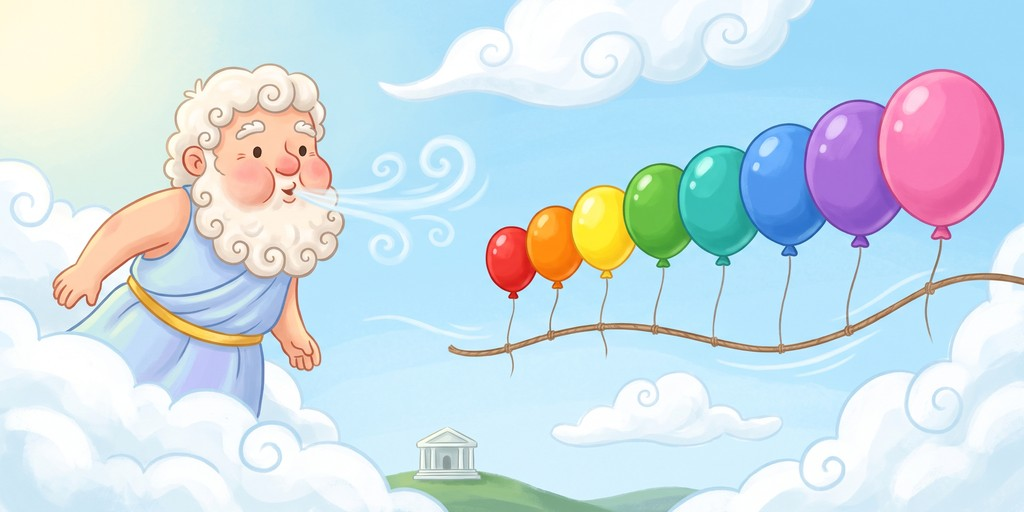
#> input picture assets/images/greek/game_aeolus_balloons.jpg, 1024 x 512 px
$ python -i prepare_art.py   (imports and definitions only)
#> lines starting #> are read from the running program, lines starting #| are printed output that depends on the picture; after the words box and inside, x2 and y2 are one past the last pixel; in counts of white or black regions, pixels touching at a corner belong together
#> further down, picture is the input picture: PIL image 1024x512 RGB; mean R, G, B 205.3, 222.3, 230.7
"""Turns generated pictures (see assets/prompts/IMAGE_PROMPTS.md) into the game's files.

    python tools/prepare_art.py KIND SOURCE TARGET [options]
    python tools/prepare_art.py erase FIXES ID

KIND:
  cover W H [ZOOM]   fill W x H: crop the middle to that shape (ZOOM > 1 crops tighter), resize. For
                     backgrounds and game cards. Saved as given (.jpg for opaque pictures).
  squash W H         resize to exactly W x H (for maps whose painted border must stay whole; only for
                     pictures already close to that shape).
  medallion N        a round emblem on a white background: the circle cut out with a clean round edge,
                     N x N, transparent PNG.
  cutout W H [holes] a character or object on a white background: the white around it made transparent
                     (only white reached from the edges, so white inside the picture stays), cropped,
                     centred in W x H with a small margin, transparent PNG. With "holes", white shut in
                     by the picture goes too (between the cords of a hanging basket, inside a ring):
                     only for pictures that have no white of their own.
  figure W H SCALE CX [CROP_Y|-] [FADE|-] [TOP|-] [GAPS]
                     a character on a white background, for a set of poses that must match: cut out as
                     for "cutout" (but the white is only followed in from the top and the sides, so a
                     figure that runs into the bottom edge keeps its white clothes), optionally cut off
                     below CROP_Y (e.g. a cloud it stands on), scaled by SCALE (chosen per pose so the
                     heads are the same size), the source column CX (the middle of the body) placed at
                     45% across W x H, and the figure standing on the bottom edge. FADE "x0,y0,x1,y1"
                     (source pixels): a box where pale, nearly white pixels fade out, for a soft glow
                     that is not quite white (e.g. around a thunderbolt in a hand). TOP: instead of
                     standing on the bottom edge, the top of the figure is TOP pixels below the top
                     edge and what does not fit is cut off at the bottom (for half figures cut off at
                     the bottom of their picture, whose heads must line up). GAPS "x,y;x,y" (source
                     pixels): white shut in by the figure that goes too, a point on each (between an
                     arm and the body; the whites of the eyes and the teeth stay). Transparent PNG.
  sheet SIZE NAMES   a sheet of many small pictures on a white background (TARGET is a folder): each
                     picture is found by the white space around it, cut out as for "cutout" and saved
                     as TARGET/<name>.png, SIZE x SIZE. NAMES: the names in reading order (the rows
                     from the top, each from the left), separated by commas; "-" skips a picture, and
                     a name ending in "+" also loses the white shut in by it (as "cutout … holes":
                     inside a basket's handle), only for pictures with no white of their own.
                     If the sheet does not have as many pictures as names, nothing is saved and the
                     pictures found are listed (with their boxes) to sort out by hand.
  erase FIXES ID     paints over what a generator added that the game does not want (names written on a
                     map, its own marker discs): the boxes listed under ID in the JSON file FIXES, as
                     fractions of the picture (x0, y0, x1, y1). In a "text" box only the lettering is
                     filled (what stands out from its surroundings), in a "disc" box everything; the
                     hole is filled from the paper or sea around it. the file named in FIXES is changed in place.

The white background is anything brighter than WHITE in every channel; the edge of the cut-out is
softened over a pixel or two so it shows no white fringe.
"""
import sys

import numpy as np
from PIL import Image
from scipy import ndimage

WHITE = 236  # brighter than this in every channel counts as the white background
MARGIN = 0.04  # room around a cut-out, as a share of the target size


# [15 lines left out: functions save, cover, not called in this run]


def background_mask(rgb, bottom=True, holes=False, gaps=()):
    """True where the picture is the white background joined to its edges (the bottom edge only if
    `bottom`), and the white around each of the points `gaps`; with `holes`, all of the white."""
#> called with bottom = True, holes = False, gaps = ()
    white = (rgb > WHITE).all(axis=2)
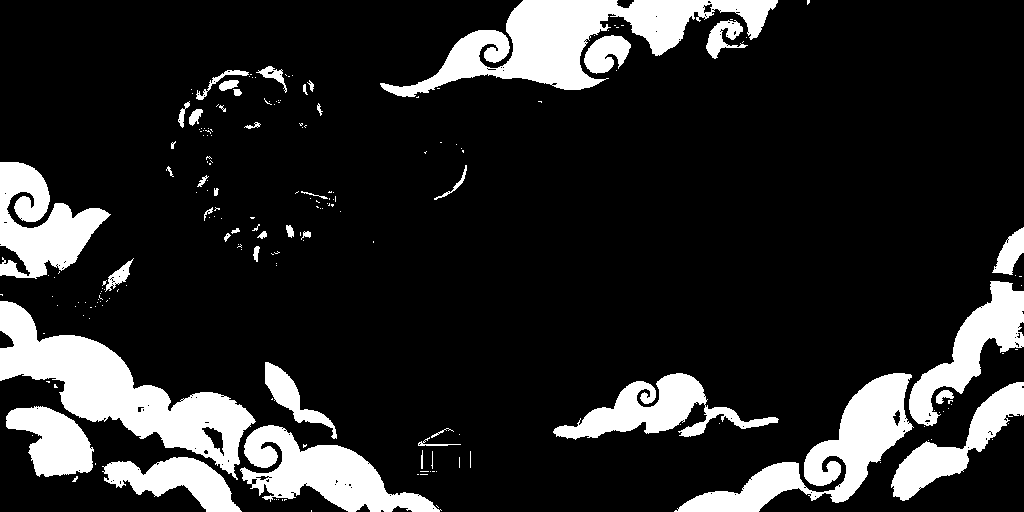
#> white: shape (512, 1024) bool; 16.2% white; 201 white regions (158 under 20 px), largest, box (x1, y1, x2, y2) and area: (0, 301, 256, 480) 14671, (380, 0, 778, 97) 14478, (674, 373, 914, 512) 9819
    if holes:
        return white
    labels, _ = ndimage.label(white)
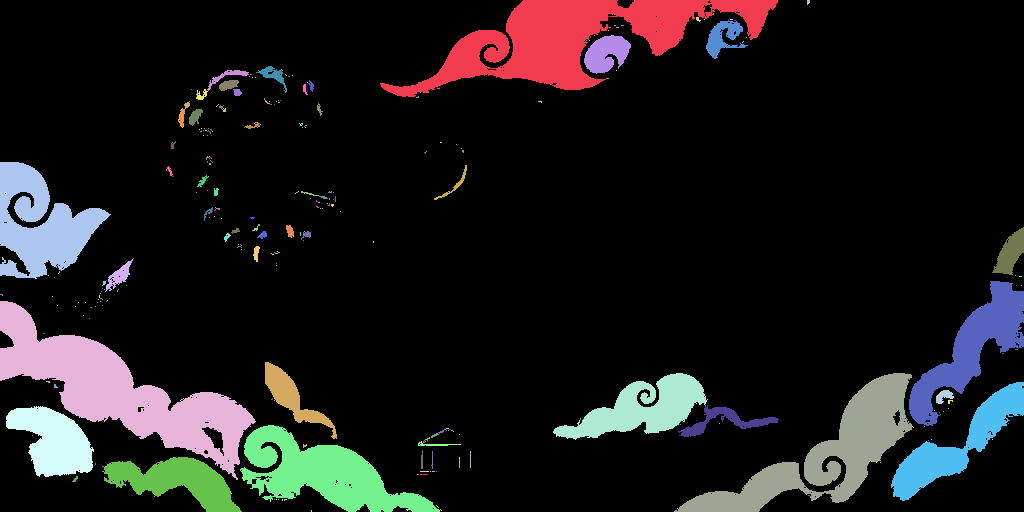
#> labels: shape (512, 1024) int32; 315 distinct labels, from 0 to 314; one colour per label, 0 black
    edges = [labels[0], labels[:, 0], labels[:, -1]] + ([labels[-1]] if bottom else [])
#> edges = 4 items
    edge = np.unique(np.concatenate(edges + [np.array([labels[y, x] for x, y in gaps], dtype=labels.dtype)]))
#> edge = [0, 1, 2, 113, 157, 195, 207, 215, 233, 235, 259, 286, 313]
    return np.isin(labels, edge[edge > 0])
#> returned value: shape (512, 1024) bool; 13.1% white; 12 white regions (3 under 20 px), largest, box (x1, y1, x2, y2) and area: (0, 301, 256, 480) 14666, (380, 0, 778, 97) 14456, (674, 373, 913, 512) 9815


def cutout_rgba(img, bottom=True, holes=False, gaps=()):
    rgb = np.asarray(img.convert("RGB")).astype(np.float32)
    bg = background_mask(rgb.astype(np.uint8), bottom, holes, gaps)
    # Soft edge: near the background, the brighter a pixel the more see-through, and its colour
    # with the white taken out, so no light fringe remains.
    near = ndimage.binary_dilation(bg, iterations=2) & ~bg
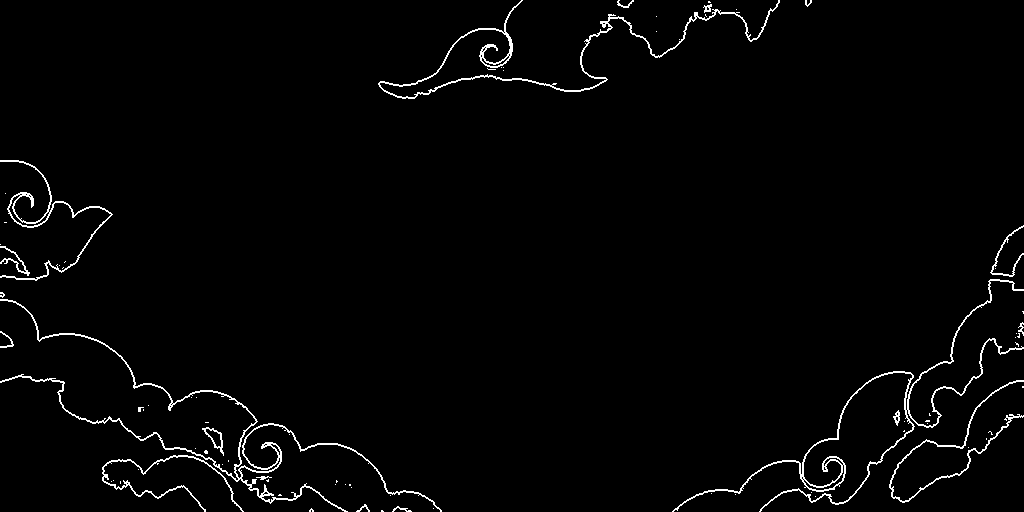
#> near: shape (512, 1024) bool; 1.9% white in thin lines or dots
    alpha = np.where(bg, 0.0, 1.0)
    lightness = rgb.min(axis=2)
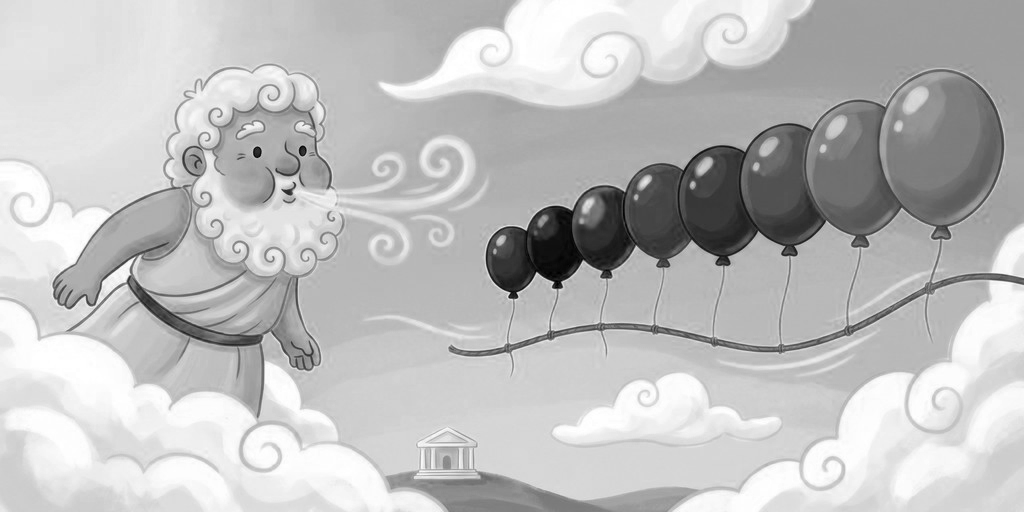
#> lightness: shape (512, 1024) float32; min 0, max 255, mean 191
    soft = np.clip((255.0 - lightness) / (255.0 - 170.0), 0.0, 1.0)
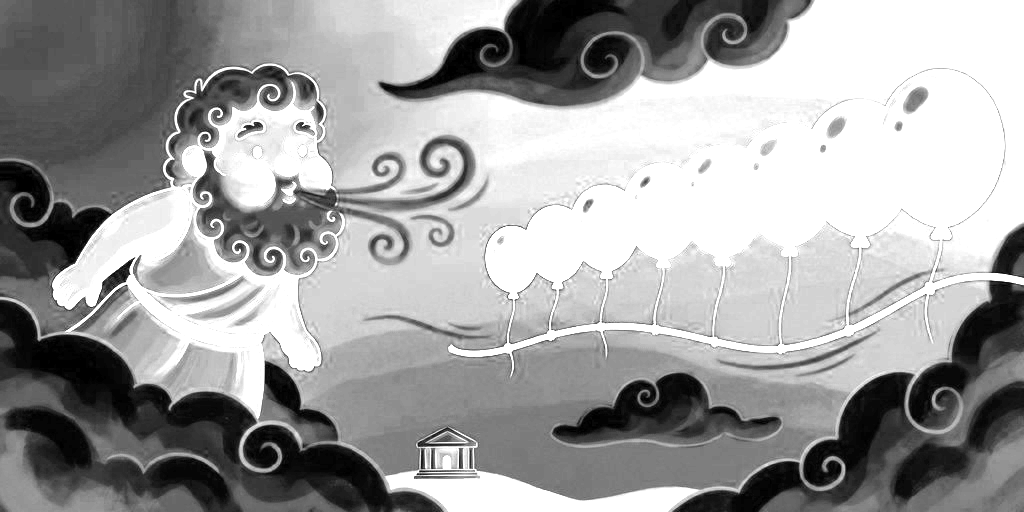
#> soft: shape (512, 1024) float32; min 0, max 1, mean 0.623
    alpha = np.where(near, np.minimum(alpha, soft), alpha)
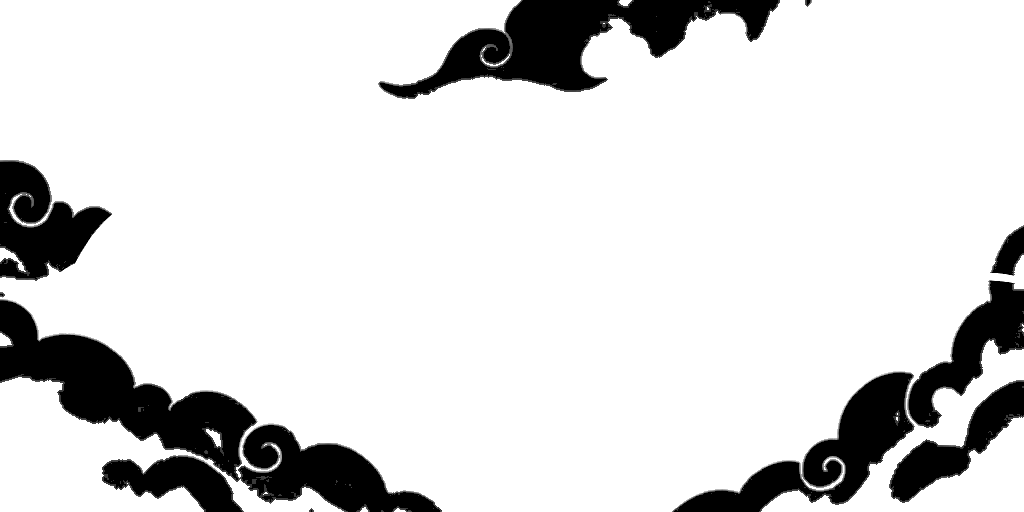
#> alpha: shape (512, 1024) float64; min 0, max 1, mean 0.857
    alpha = ndimage.gaussian_filter(alpha, 0.6) * (~bg) + 0.0
    a = np.clip(alpha, 0.0, 1.0)[..., None]
    colour = np.where(a > 0.02, (rgb - (1.0 - a) * 255.0) / np.maximum(a, 0.02), rgb)
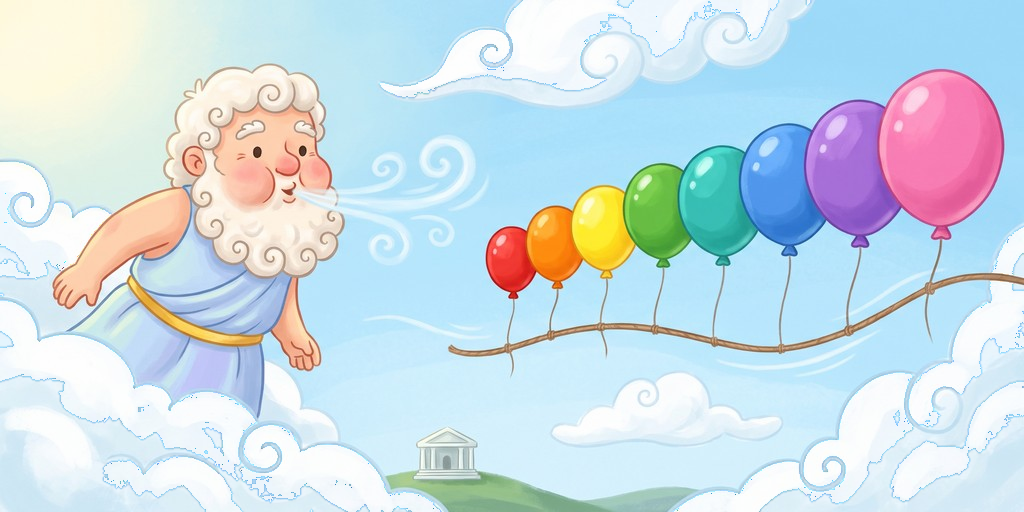
#> colour: shape (512, 1024, 3) float64; mean of channels 0, 1, 2 204.2, 221.8, 230.5; drawn with min black and max white
    out = np.concatenate([np.clip(colour, 0, 255), a * 255.0], axis=2).astype(np.uint8)
    return Image.fromarray(out, "RGBA")


# [166 lines left out: functions sheet_boxes, sheet, fit, fade_pale, figure, medallion and 2 more, not called in this run]


# [2 lines not run here, left out]

>>> from PIL import Image
>>> picture = Image.open('../assets/images/greek/game_aeolus_balloons.jpg')
>>> result = cutout_rgba(picture)

$ run again, on assets/images/greek/game_hercules_leaps.jpg
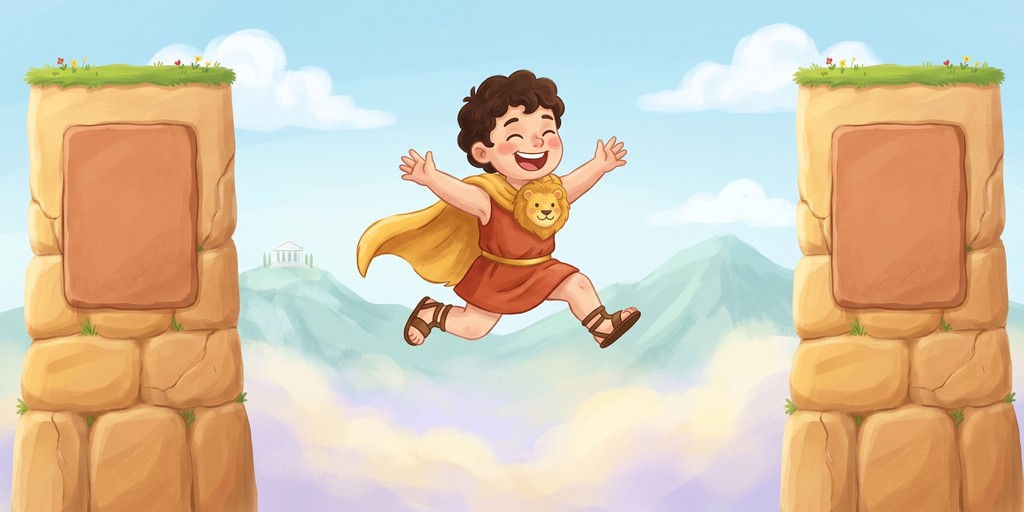
#> input picture assets/images/greek/game_hercules_leaps.jpg, 1024 x 512 px
#> picture is the input picture: PIL image 1024x512 RGB; mean R, G, B 212.4, 196.4, 173
#> white: shape (512, 1024) bool; 2.7% white; 230 white regions (211 under 20 px), largest, box (x1, y1, x2, y2) and area: (668, 180, 796, 227) 3421, (716, 27, 807, 101) 3392, (199, 34, 282, 91) 2422
#> in background_mask, `labels, _ = ndimage.label(white)`:
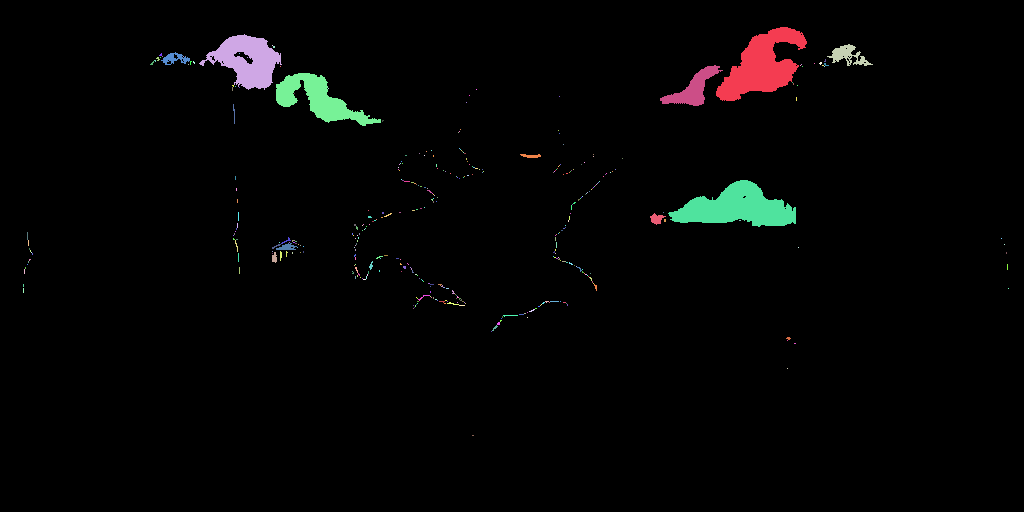
#> labels: shape (512, 1024) int32; 397 distinct labels, from 0 to 396; one colour per label, 0 black
#> edges = 4 items
#> edge = [0]
#> alpha: shape (512, 1024) float64; every value is 1
#> in cutout_rgba, `soft = np.clip((255.0 - lightness) / (255.0 - 170.0), 0.0, 1.0)`:
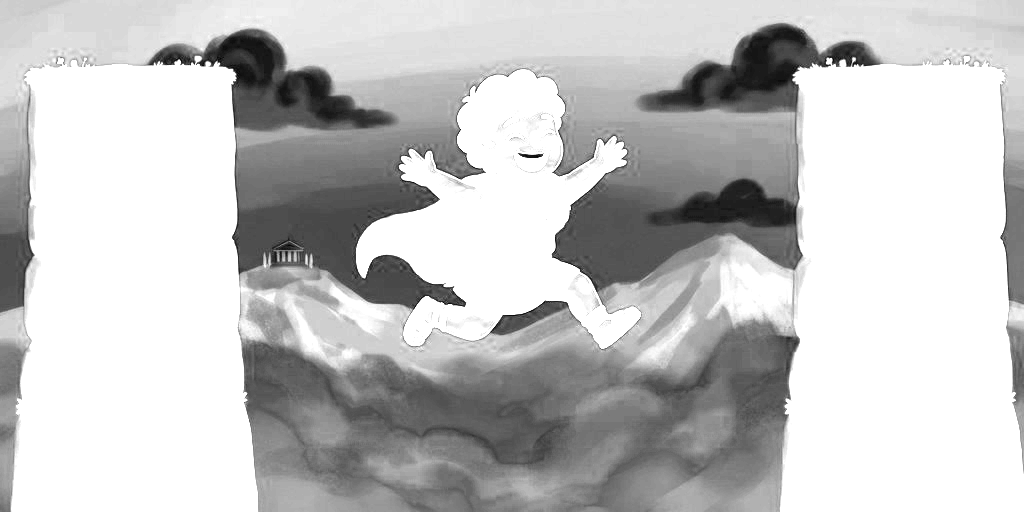
#> soft: shape (512, 1024) float32; min 0.0118, max 1, mean 0.766

$ run again, on assets/images/greek/game_muses_words.jpg
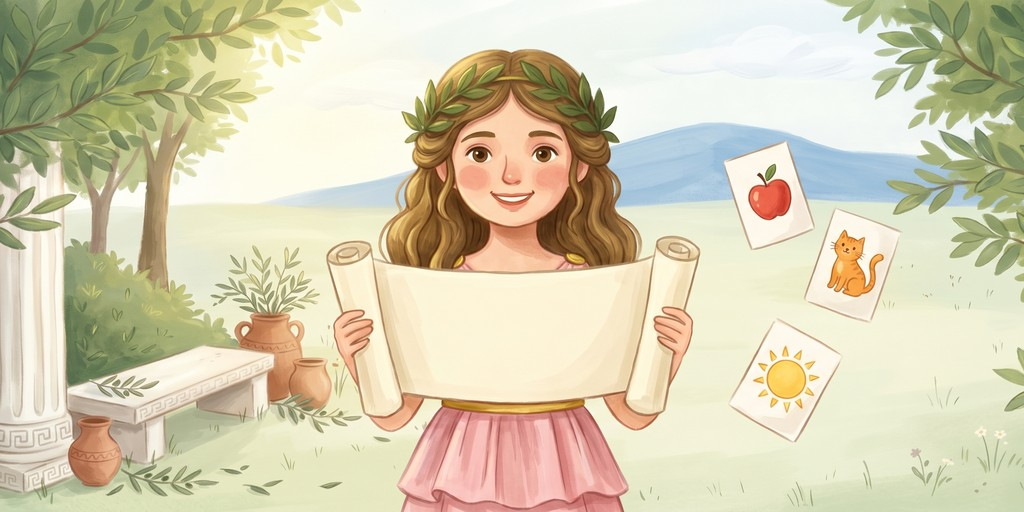
#> input picture assets/images/greek/game_muses_words.jpg, 1024 x 512 px
#> picture is the input picture: PIL image 1024x512 RGB; mean R, G, B 213.3, 206.2, 178
#> white: shape (512, 1024) bool; 12.9% white; 342 white regions (284 under 20 px), largest, box (x1, y1, x2, y2) and area: (255, 0, 990, 159) 56047, (170, 112, 414, 205) 5636, (111, 183, 146, 207) 542
#> in background_mask, `labels, _ = ndimage.label(white)`:
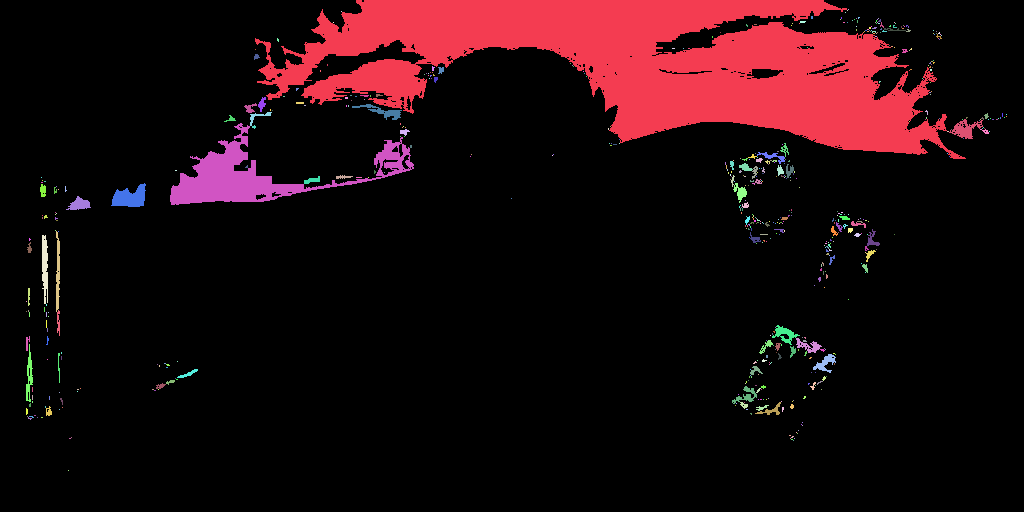
#> labels: shape (512, 1024) int32; 577 distinct labels, from 0 to 576; one colour per label, 0 black
#> edges = 4 items
#> edge = [0, 1]
#> near: shape (512, 1024) bool; 1.2% white in thin lines or dots, all inside (x1, y1, x2, y2) = (253, 0, 968, 161)
#> in cutout_rgba, `alpha = np.where(near, np.minimum(alpha, soft), alpha)`:
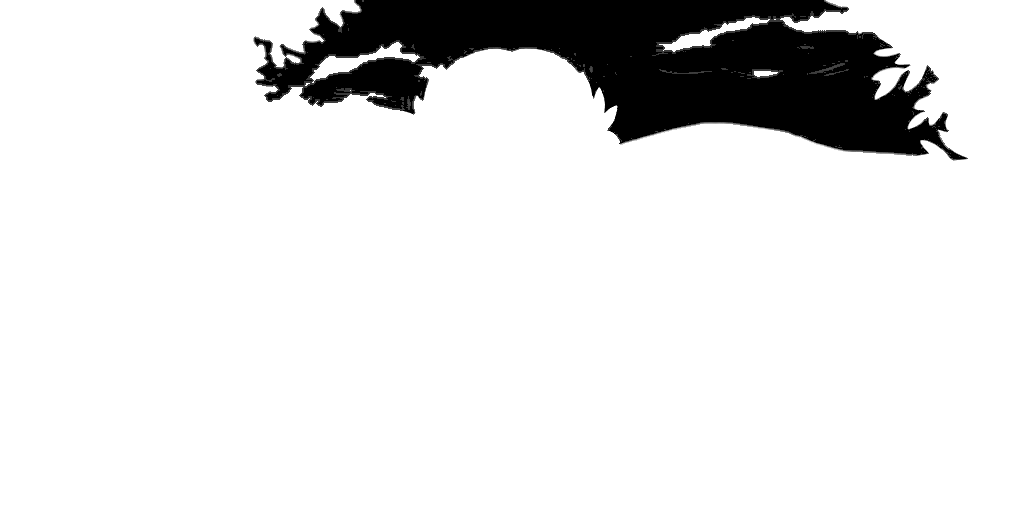
#> alpha: shape (512, 1024) float64; min 0, max 1, mean 0.887
